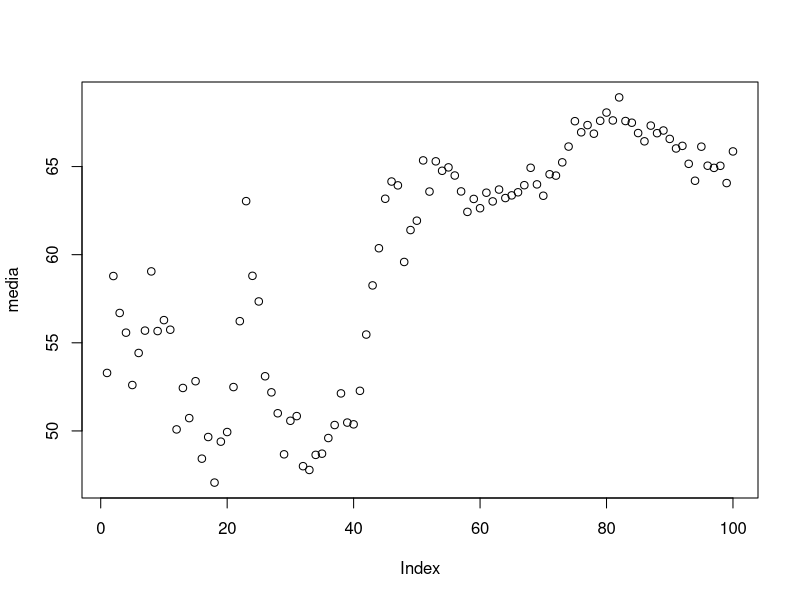
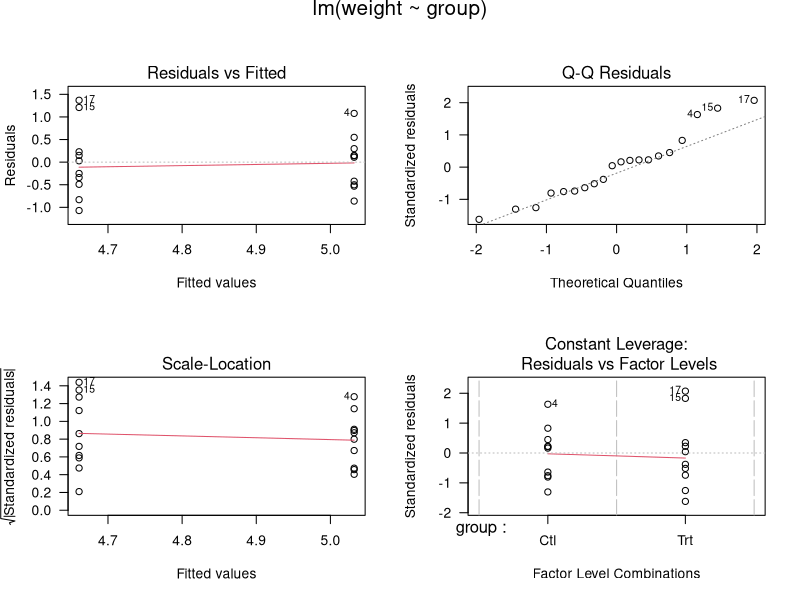

Generate these figures, in order, with R:
## ---- chunk 1
knitr::opts_chunk$set(echo = TRUE)
## ---- chunk 2
x = 4
if(x>3){y=10}else{y=0}
y
y=if(x>3){10}else{0}
y
## ---- chunk 3
for(i in 1:10){print(i)}

#Lista
b <- NULL
for(i in 1:10){
  a <- i
  b[i] <- a
}
b
## ---- chunk 4
set.seed(143)
dados <- round(rnorm(10,50,10),2)

sim <- matrix(,ncol=25,nrow=100)
media <- NA
desvio <- NA
sim_inicio <- NA

for(i in 2:nrow(sim)){
  set.seed(143+i)
  sim_inicio <- rnorm(ncol(sim), mean=mean(dados),sd=sd(dados))
  sim[1,] <- sim_inicio
  media[1]<- mean(sim[1,])
  desvio <- sd(sim[1,])
  sim[i,] <- rnorm(ncol(sim),mean=mean(sim[i-1,]),sd=sd(sim[i-1,]))
  media[i] <- mean(sim[i,])
  desvio[i] <- sd(sim[i,])
}
sim
## ---- chunk 5
rbind(media,desvio)
plot(media)
## ---- chunk 6
count = 0
while(count<3){
  print(count)
  count=count+1
}
## ---- chunk 7
for (i in 1:30){
  if(i<=20){next}
  print(i)
}
## ---- chunk 8
?lm
## ---- chunk 9
ctl <- c(4.17,5.58,5.18,6.11,4.50,4.61,5.17,4.53,5.33,5.14)
trt <- c(4.81,4.17,4.41,3.59,5.87,3.83,6.03,4.89,4.32,4.69)
group <- gl(2, 10, 20, labels = c("Ctl","Trt"))
weight <- c(ctl, trt)
lm.D9 <- lm(weight ~ group)
lm.D90 <- lm(weight ~ group - 1) # omitting intercept

anova(lm.D9)
summary(lm.D90)

opar <- par(mfrow = c(2,2), oma = c(0, 0, 1.1, 0))
plot(lm.D9, las = 1)      # Residuals, Fitted, ...
par(opar)
## ---- chunk 10
Z <- 0.95
Pi <- 0.5
e <- 0.05
N <- 45000
n_inicial <- qnorm(1-(1-Z)/2)^2*Pi*(1-Pi)/e^2
n_final <- N*n_inicial/(N+n_inicial)
#ceiling(n_inicial)
ceiling(cbind(n_inicial,n_final))

amostra_prop <- function(nc=95,pi=0.5,erro=5,N=999999999){
  Z <- nc/100
  e <- erro/100
  Pi <- pi/100
  n_inicial <- qnorm(1-(1-Z)/2)^2*Pi*(1-Pi)/e^2
  n_final <- N*n_inicial/(N+n_inicial)
  ceiling(cbind(n_inicial,n_final))
}
amostra_prop(N=45000)

